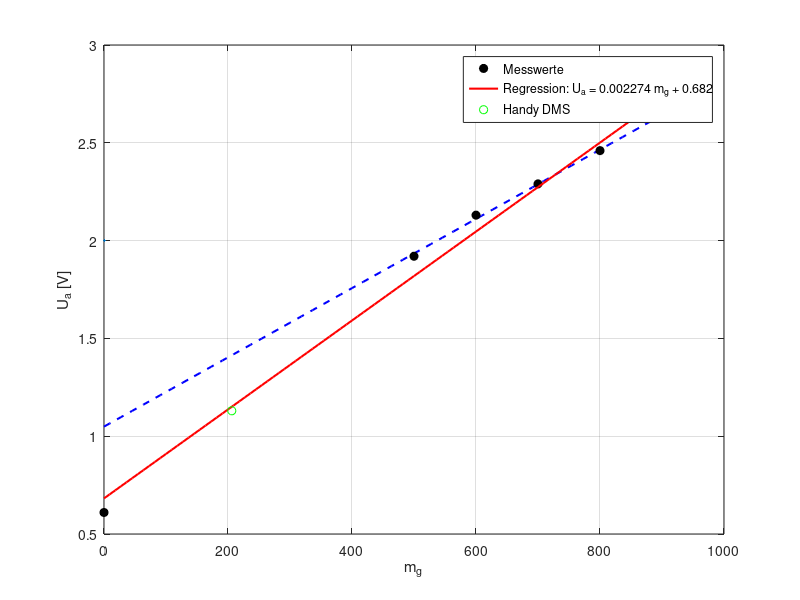

The MATLAB script that drew this image:
% Messdaten
m_g = [0; 500; 600; 700; 800; 900]; % Masse
Ua_V = [0.610; 1.92; 2.13; 2.29; 2.46; 2.64];   % Outputspannung

% Messung mit Vergleichswaage
Ua_handy_V = 1.13;
m_handy_waage_g = 206.1;  % Masse von Vergleichswaage


% Lineare Regression über alle Messwerte
p = polyfit(m_g, Ua_V, 1);
m_fit = linspace(min(m_g), max(m_g), 100);
Ua_fit = polyval(p, m_fit);


% Regression ohne m = 0
idx = m_g ~= 0;
p_nozero = polyfit(m_g(idx), Ua_V(idx), 1);
m_fit_nozero = linspace(0, max(m_g(idx)), 100);
Ua_nozero = polyval(p_nozero, m_fit_nozero);

figure
% Plot ohne Nullmessung
plot(m_fit_nozero, Ua_nozero, 'b--', ...
    'LineWidth', 1.5, 'HandleVisibility', 'off')
hold on
% Plot mit Messpunkten
plot(m_g, Ua_V, 'ko', 'MarkerFaceColor', 'k')
hold on
% Plot mit Nullmessung
plot(m_fit, Ua_fit, 'r-', 'LineWidth', 1.5)
hold on
% Handy-Messung
plot(m_handy_waage_g, Ua_handy_V, 'og', LineWidth=2)
hold off
grid on
xlabel('m_g')
ylabel('U_a [V]')
legend('Messwerte', sprintf('Regression: U_a = %.4g m_g + %.4g', p(1), p(2)), ...
    'Handy DMS','Location', 'best')

fprintf('Regressionsgerade: U_a = %.6g * m_g + %.6g\n', p(1), p(2));
